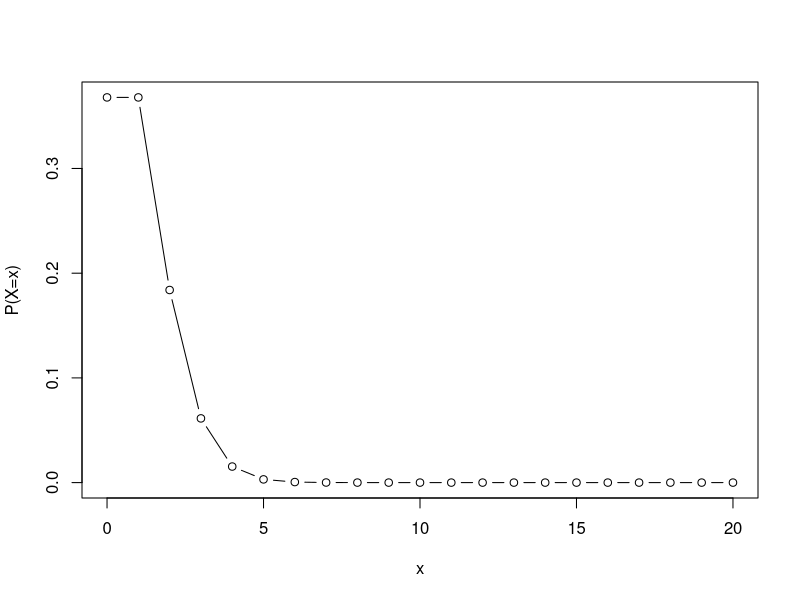
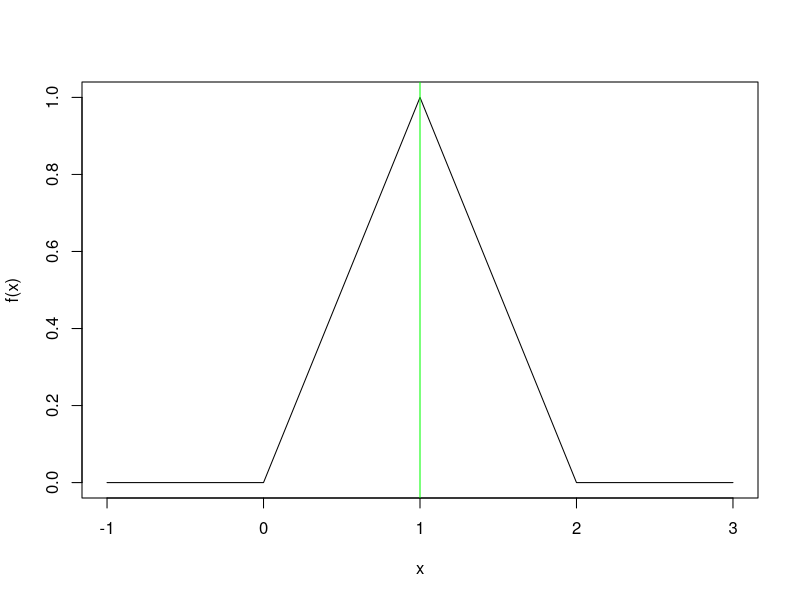

The R source for these figures, in order:
## ---- chunk 1
#Definizioa
MasaFuntzioa <- function(x){
        return(exp(-1)/factorial(x))
}

#Irudikapena
x <- 0:20
plot(x, MasaFuntzioa(x), type="b", ylab="P(X=x)")
## ---- chunk 2
# P(X=1)
MasaFuntzioa(1)
# P(X>3)
1 - sum(MasaFuntzioa(0:3))
# P(X<=11)
sum(MasaFuntzioa(0:11))
## ---- chunk 3

BanaketaFuntzioa <- function(x) {
  return(sum(sapply(0:x, MasaFuntzioa)))
}

# P(X>3)
1 - BanaketaFuntzioa(3)
# P(X<=11)
BanaketaFuntzioa(11)

## ---- chunk 4
dpois(x=1, lambda=1) #P(X=1)
## ---- chunk 5
dpois(x=2, lambda = 1)
## ---- chunk 6
ppois(q=2, lambda=1, lower.tail=TRUE) #P(X<=2)
## ---- chunk 7
ppois(q=4, lambda = 1, lower.tail = FALSE)
## ---- chunk 8
qpois(p=0.5, lambda=1, lower.tail=TRUE) #P(X<=a)=0.5
## ---- chunk 9
rpois(10, lambda=1)
## ---- chunk 10
rpois(10, lambda=4)
## ---- chunk 11
f <- function(x) {
  if (x <= 0 | x >= 2) return(0)
  return(1-abs(1-x))
}

x <- seq(-1, 3, 0.1)
f <- Vectorize(f)
plot(x, f(x), type = "l")

#EX = 1 da

abline(v = 1, col = "green")

## ---- chunk 12
#EX
integrate(function(x){x * f(x)}, 0, 2)

banaketaF <- function(y){
  integrate(f, 0, y)
}

#F(Q_3)
Q_3 = 2 - 1/sqrt(2)
banaketaF(Q_3)

